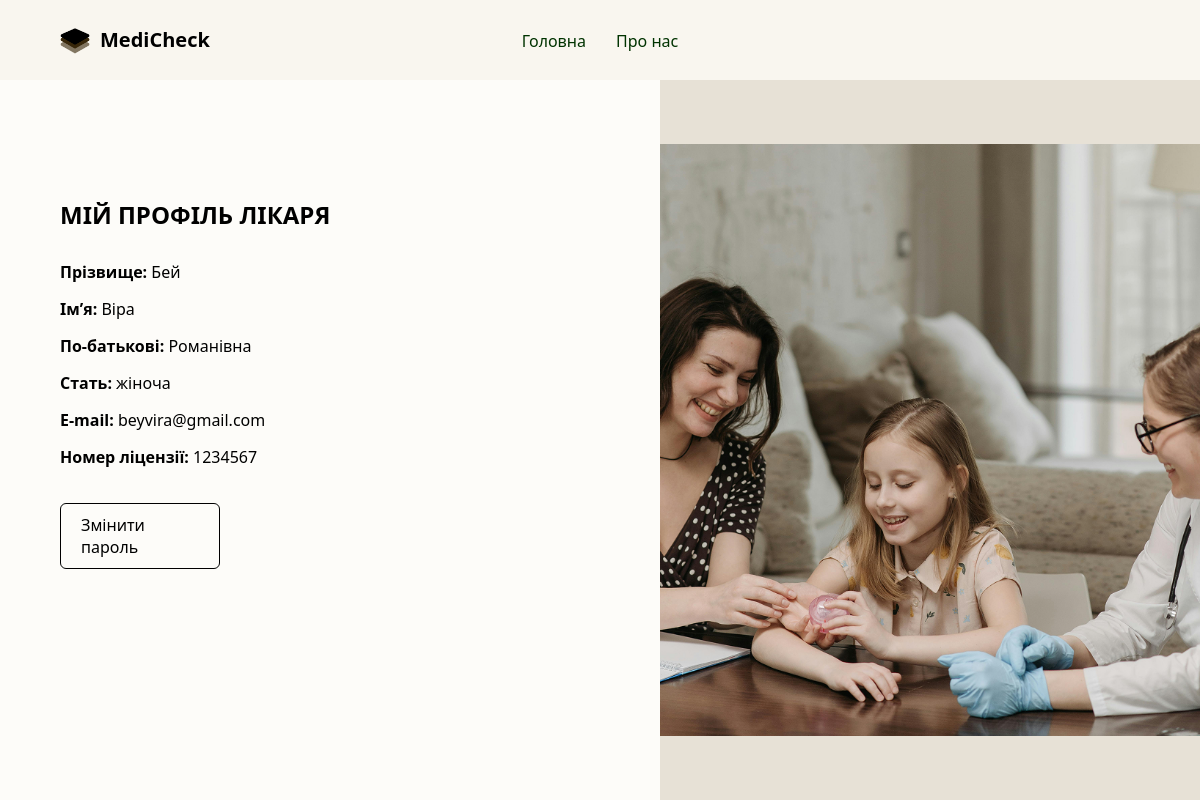
Screenshot of /doctor/profile/ (signed in) with the database file from the repository.
### app/models.py (models this page shows, shortened)
class Doctor(models.Model):
    GENDER_CHOICES = [('male', 'Чоловік'), ('female', 'Жінка')]
    first_name = models.CharField(max_length=100)
    last_name = models.CharField(max_length=100)
    middle_name = models.CharField(max_length=100, blank=True)
    gender = models.CharField(max_length=10, choices=GENDER_CHOICES)
    dob = models.DateField()
    email = models.EmailField(unique=True)
    license_number = models.CharField(max_length=100, unique=True)
    password = models.CharField(max_length=128)  # тимчасово, пізніше зробимо хешування

### app/views.py (the view)
# urls.py: path('doctor/profile/', views.profile_doctor, name='profile_doctor'),
@login_required
def profile_doctor(request):
    doctor = get_object_or_404(Doctor, email=request.user.email)
    return render(request, 'profile_doctor.html', {'doctor': doctor})

### app/templates/profile_doctor.html (shortened to what this page needs)
{% load static %}
<!DOCTYPE html>
<html lang="uk">
<head>
    <link rel="stylesheet" href="{% static 'css/profile_doctor.css' %}">
</head>
<body>
<header class="main-header">
    <div class="container">
        <div class="logo">
            <img src="{% static 'img/favicon.png' %}" alt="Логотип">
            <span>MediCheck</span>
        </div>
        <nav class="nav-links">
            <a href="{% url 'index' %}">Головна</a>
            <a href="{% url 'about' %}">Про нас</a>
        </nav>
    </div>
</header>
<main class="profile-wrapper">
    <div class="profile-left">
        <h1>МІЙ ПРОФІЛЬ ЛІКАРЯ</h1>
        <div class="field"><strong>Прізвище:</strong> {{ doctor.last_name }}</div>
        <div class="field"><strong>Ім’я:</strong> {{ doctor.first_name }}</div>
        <div class="field"><strong>По-батькові:</strong> {{ doctor.middle_name }}</div>
        <div class="field"><strong>Стать:</strong>
            {% if doctor.gender == 'male' %}чоловіча{% elif doctor.gender == 'female' %}жіноча{% else %}—{% endif %}
        </div>
        <div class="field"><strong>E-mail:</strong> {{ doctor.email }}</div>
        <div class="field"><strong>Номер ліцензії:</strong> {{ doctor.license_number }}</div>
        <a href="{% url 'change_password' %}" class="edit-btn">Змінити пароль</a>
    </div>
    <div class="profile-right">
        <img src="{% static 'img/register-visual.png' %}" alt="Зображення">
    </div>
</main>
</body>
</html>

### app/static/css/profile_doctor.css (style rules this page uses)
* { box-sizing: border-box; }
body { margin: 0; font-family: 'Segoe UI', sans-serif; background-color: #fdfcf9; height: 100vh; overflow: hidden; }
.main-header { position: relative; display: flex; align-items: center; justify-content: space-between; padding: 20px 60px; background-color: #f9f6ef; height: 80px; }
.logo { display: flex; align-items: center; font-weight: bold; font-size: 20px; }
.logo img { width: 30px; margin-right: 10px; }
.nav-links { position: absolute; left: 50%; transform: translateX(-50%); display: flex; gap: 30px; margin-top: -25px; }
.nav-links a { text-decoration: none; color: #003300; font-weight: 500; font-size: 16px; }
.profile-wrapper { display: flex; height: calc(100vh - 80px); }
.profile-left { flex: 1; padding: 60px; display: flex; flex-direction: column; justify-content: flex-start; background-color: #fdfcf9; margin-top: 42px; }
.profile-left h1 { font-size: 24px; font-weight: bold; margin-bottom: 30px; }
.field { margin-bottom: 15px; font-size: 16px; }
.edit-btn { padding: 10px 20px; font-size: 16px; border: 1px solid #000; background-color: #fdfcf9; color: #000; text-decoration: none; border-radius: 6px; transition: background-color 0.2s ease; margin-top: 20px; width: 160px; max-width: 100%; }
.profile-right { flex: 1; background-color: #e7e1d6; display: flex; align-items: center; justify-content: center; }
.profile-right img { max-width: 100%; height: auto; object-fit: cover; }

### rows the page displays
Doctor: last_name "Бей", first_name "Віра", middle_name "Романівна", email "beyvira@gmail.com", license_number "1234567"
